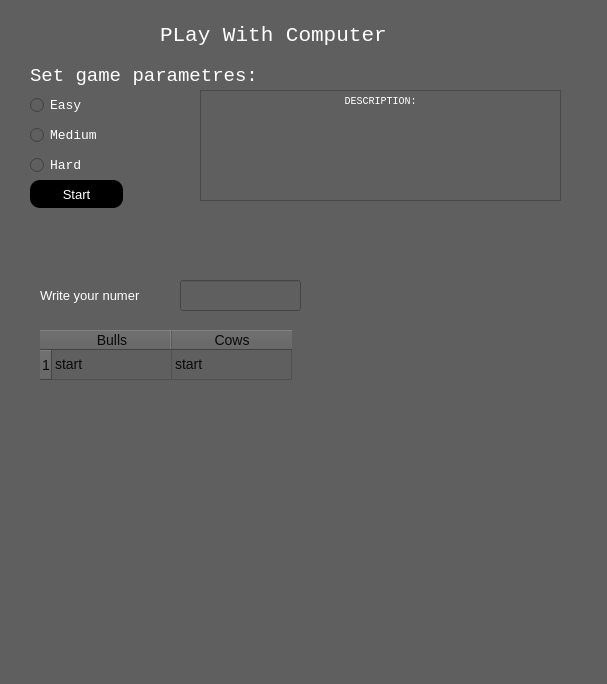
<?xml version="1.0" encoding="UTF-8"?>
<ui version="4.0">
 <class>Form</class>
 <widget class="QWidget" name="Form">
  <property name="geometry">
   <rect>
    <x>0</x>
    <y>0</y>
    <width>607</width>
    <height>684</height>
   </rect>
  </property>
  <property name="font">
   <font>
    <pointsize>10</pointsize>
   </font>
  </property>
  <property name="windowTitle">
   <string>Form</string>
  </property>
  <property name="styleSheet">
   <string notr="true">QWidget {
	background-color:rgb(95, 95, 95);
	color:rgb(255, 255, 255);
}
QPushButton{
	background-color:black;
	border-radius: 10px;
}
</string>
  </property>
  <widget class="QLabel" name="label">
   <property name="geometry">
    <rect>
     <x>160</x>
     <y>10</y>
     <width>291</width>
     <height>51</height>
    </rect>
   </property>
   <property name="font">
    <font>
     <family>Lucida Console</family>
     <pointsize>16</pointsize>
    </font>
   </property>
   <property name="contextMenuPolicy">
    <enum>Qt::NoContextMenu</enum>
   </property>
   <property name="text">
    <string>PLay With Computer</string>
   </property>
  </widget>
  <widget class="QLabel" name="label_2">
   <property name="geometry">
    <rect>
     <x>30</x>
     <y>60</y>
     <width>281</width>
     <height>31</height>
    </rect>
   </property>
   <property name="font">
    <font>
     <family>Lucida Console</family>
     <pointsize>14</pointsize>
    </font>
   </property>
   <property name="text">
    <string>Set game parametres:</string>
   </property>
  </widget>
  <widget class="QRadioButton" name="easy">
   <property name="geometry">
    <rect>
     <x>30</x>
     <y>90</y>
     <width>191</width>
     <height>31</height>
    </rect>
   </property>
   <property name="font">
    <font>
     <family>Lucida Console</family>
     <pointsize>10</pointsize>
    </font>
   </property>
   <property name="text">
    <string>Easy</string>
   </property>
  </widget>
  <widget class="QRadioButton" name="medium">
   <property name="geometry">
    <rect>
     <x>30</x>
     <y>120</y>
     <width>191</width>
     <height>31</height>
    </rect>
   </property>
   <property name="font">
    <font>
     <family>Lucida Console</family>
     <pointsize>10</pointsize>
    </font>
   </property>
   <property name="text">
    <string>Medium</string>
   </property>
  </widget>
  <widget class="QRadioButton" name="hard">
   <property name="geometry">
    <rect>
     <x>30</x>
     <y>150</y>
     <width>191</width>
     <height>31</height>
    </rect>
   </property>
   <property name="font">
    <font>
     <family>Lucida Console</family>
     <pointsize>10</pointsize>
    </font>
   </property>
   <property name="text">
    <string>Hard</string>
   </property>
  </widget>
  <widget class="QPushButton" name="pushButton">
   <property name="geometry">
    <rect>
     <x>30</x>
     <y>180</y>
     <width>93</width>
     <height>28</height>
    </rect>
   </property>
   <property name="text">
    <string>Start</string>
   </property>
  </widget>
  <widget class="QTextBrowser" name="textBrowser">
   <property name="geometry">
    <rect>
     <x>200</x>
     <y>90</y>
     <width>361</width>
     <height>111</height>
    </rect>
   </property>
   <property name="font">
    <font>
     <family>Lucida Console</family>
     <pointsize>10</pointsize>
    </font>
   </property>
   <property name="html">
    <string>&lt;!DOCTYPE HTML PUBLIC &quot;-//W3C//DTD HTML 4.0//EN&quot; &quot;http://www.w3.org/TR/REC-html40/strict.dtd&quot;&gt;
&lt;html&gt;&lt;head&gt;&lt;meta name=&quot;qrichtext&quot; content=&quot;1&quot; /&gt;&lt;style type=&quot;text/css&quot;&gt;
p, li { white-space: pre-wrap; }
&lt;/style&gt;&lt;/head&gt;&lt;body style=&quot; font-family:'Lucida Console'; font-size:10pt; font-weight:400; font-style:normal;&quot;&gt;
&lt;p align=&quot;center&quot; style=&quot; margin-top:0px; margin-bottom:0px; margin-left:0px; margin-right:0px; -qt-block-indent:0; text-indent:0px;&quot;&gt;&lt;span style=&quot; font-family:'MS Shell Dlg 2'; font-size:7.8pt;&quot;&gt;DESCRIPTION:&lt;/span&gt;&lt;/p&gt;&lt;/body&gt;&lt;/html&gt;</string>
   </property>
  </widget>
  <widget class="QLabel" name="label_3">
   <property name="geometry">
    <rect>
     <x>40</x>
     <y>280</y>
     <width>151</width>
     <height>31</height>
    </rect>
   </property>
   <property name="text">
    <string>Write your numer</string>
   </property>
  </widget>
  <widget class="QLineEdit" name="number">
   <property name="enabled">
    <bool>false</bool>
   </property>
   <property name="geometry">
    <rect>
     <x>180</x>
     <y>280</y>
     <width>121</width>
     <height>31</height>
    </rect>
   </property>
  </widget>
  <widget class="QTableWidget" name="tableWidget">
   <property name="geometry">
    <rect>
     <x>40</x>
     <y>330</y>
     <width>281</width>
     <height>291</height>
    </rect>
   </property>
   <property name="sizePolicy">
    <sizepolicy hsizetype="Expanding" vsizetype="Expanding">
     <horstretch>0</horstretch>
     <verstretch>0</verstretch>
    </sizepolicy>
   </property>
   <property name="font">
    <font>
     <pointsize>-1</pointsize>
     <stylestrategy>PreferDefault</stylestrategy>
    </font>
   </property>
   <property name="styleSheet">
    <string notr="true">QWidget {
	border: none;
	color: rgb(10, 10, 10);
	font-size: 14px;
}
</string>
   </property>
   <property name="gridStyle">
    <enum>Qt::SolidLine</enum>
   </property>
   <property name="sortingEnabled">
    <bool>false</bool>
   </property>
   <attribute name="horizontalHeaderCascadingSectionResizes">
    <bool>false</bool>
   </attribute>
   <attribute name="horizontalHeaderDefaultSectionSize">
    <number>120</number>
   </attribute>
   <attribute name="horizontalHeaderShowSortIndicator" stdset="0">
    <bool>false</bool>
   </attribute>
   <attribute name="verticalHeaderCascadingSectionResizes">
    <bool>false</bool>
   </attribute>
   <attribute name="verticalHeaderShowSortIndicator" stdset="0">
    <bool>true</bool>
   </attribute>
   <attribute name="verticalHeaderStretchLastSection">
    <bool>false</bool>
   </attribute>
   <row>
    <property name="text">
     <string>1</string>
    </property>
   </row>
   <column>
    <property name="text">
     <string>Bulls</string>
    </property>
   </column>
   <column>
    <property name="text">
     <string>Cows</string>
    </property>
   </column>
   <item row="0" column="0">
    <property name="text">
     <string>start</string>
    </property>
   </item>
   <item row="0" column="1">
    <property name="text">
     <string>start</string>
    </property>
   </item>
  </widget>
 </widget>
 <resources/>
 <connections/>
</ui>
